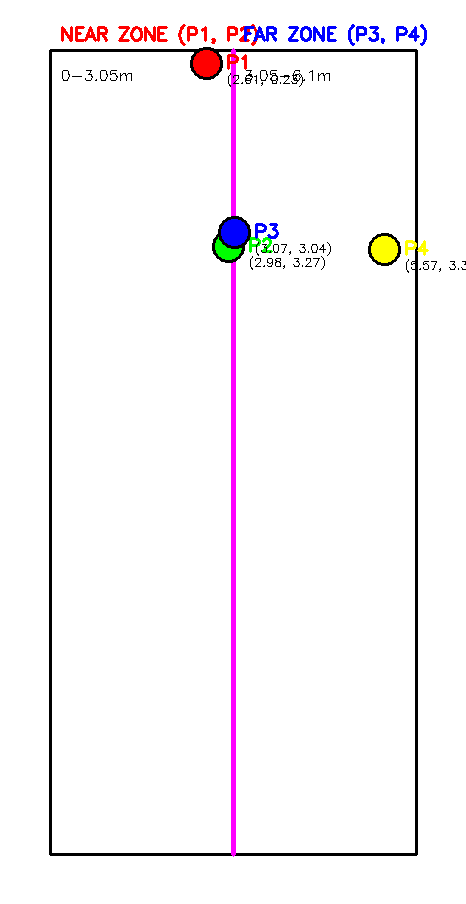
#> input picture video/pickleball_analysis/zone_check_visualization.png, 466 x 904 px
$ python -i court_2d_viewer.py   (imports and definitions only)
#> lines starting #> are read from the running program, lines starting #| are printed output that depends on the picture
"""
2D Court Viewer - Real-time visualization của sân pickleball với heatmap và player tracking

Features:
1. Bird's-eye view của sân pickleball
2. Real-time player tracking với màu sắc khác nhau
3. Ball tracking với trail
4. Heat map overlay
5. Live statistics
6. Court zones visualization
"""

import cv2
import numpy as np
import pandas as pd
import json
import time
from typing import Dict, List, Tuple, Optional, Any
from collections import defaultdict, deque
import matplotlib.pyplot as plt
import matplotlib.colors as mcolors
from scipy.ndimage import gaussian_filter
import threading
import queue

class PickleballCourt2D:
    """2D Court visualization class."""

    def __init__(self, config_path: str = "config/court_points.json"):
        """
        Initialize 2D court viewer.

        Args:
            config_path: Đường dẫn config file
        """
        # Court dimensions (bird's-eye view)
        self.court_width = 1341   # 13.41m * 100 pixels/m
        self.court_height = 610   # 6.1m * 100 pixels/m
        self.padding = 100

        # Canvas dimensions
        self.canvas_width = self.court_width + 2 * self.padding
        self.canvas_height = self.court_height + 2 * self.padding

        # Court coordinates
        self.court_x = self.padding
        self.court_y = self.padding

        # Colors
        self.court_color = (34, 139, 34)  # Forest green
        self.line_color = (255, 255, 255)  # White
        self.net_color = (255, 255, 255)   # White
        self.kitchen_color = (0, 255, 255)  # Yellow

        # Player colors (up to 4 players)
        self.player_colors = [
            (0, 0, 255),    # Red
            (255, 0, 0),    # Blue
            (0, 255, 0),    # Green
            (255, 0, 255),  # Magenta
        ]

        self.ball_color = (255, 255, 255)  # White

        # Tracking data
        self.player_positions = defaultdict(deque)  # player_id -> deque of positions
        self.ball_positions = deque(maxlen=50)      # Ball trail
        self.heatmap_data = defaultdict(list)       # player_id -> [positions]

        # Display settings
        self.trail_length = 30
        self.point_size = 8
        self.trail_thickness = 2

        # Statistics
        self.player_stats = defaultdict(dict)

        # Heatmap
        self.heatmap_resolution = (134, 61)  # 10 pixels per meter
        self.heatmap_alpha = 0.6

        print("🏓 2D Court Viewer initialized")
        print(f"📐 Court size: {self.court_width}x{self.court_height}")

    def create_court_canvas(self) -> np.ndarray:
        """
        Tạo canvas với sân pickleball.

        Returns:
            Canvas image
        """
        # Create green background
        canvas = np.full((self.canvas_height, self.canvas_width, 3),
                        (50, 50, 50), dtype=np.uint8)

        # Draw court background
        cv2.rectangle(canvas,
                     (self.court_x, self.court_y),
                     (self.court_x + self.court_width, self.court_y + self.court_height),
                     self.court_color, -1)

        # Court boundary
        cv2.rectangle(canvas,
                     (self.court_x, self.court_y),
                     (self.court_x + self.court_width, self.court_y + self.court_height),
                     self.line_color, 3)

        # Net (center line)
        net_y = self.court_y + self.court_height // 2
        cv2.line(canvas,
                (self.court_x, net_y),
                (self.court_x + self.court_width, net_y),
                self.net_color, 4)

        # Service lines (2.13m from net)
        service_distance = int(2.13 * 100)  # 2.13m * 100 pixels/m

        # Top service line
        cv2.line(canvas,
                (self.court_x, self.court_y + service_distance),
                (self.court_x + self.court_width, self.court_y + service_distance),
                self.line_color, 2)

        # Bottom service line
        cv2.line(canvas,
                (self.court_x, self.court_y + self.court_height - service_distance),
                (self.court_x + self.court_width, self.court_y + self.court_height - service_distance),
                self.line_color, 2)

        # Center service line
        center_x = self.court_x + self.court_width // 2
        cv2.line(canvas,
                (center_x, self.court_y),
                (center_x, self.court_y + service_distance),
                self.line_color, 2)
        cv2.line(canvas,
                (center_x, self.court_y + self.court_height - service_distance),
                (center_x, self.court_y + self.court_height),
                self.line_color, 2)

        # Non-volley zone (kitchen)
        kitchen_y1 = net_y - service_distance // 2
        kitchen_y2 = net_y + service_distance // 2
        cv2.rectangle(canvas,
                     (self.court_x, kitchen_y1),
                     (self.court_x + self.court_width, kitchen_y2),
                     self.kitchen_color, 2)

        # Add zone labels
        cv2.putText(canvas, "NON-VOLLEY ZONE",
                   (self.court_x + 400, net_y - 10),
                   cv2.FONT_HERSHEY_SIMPLEX, 0.8, self.kitchen_color, 2)

        return canvas

    # [111 lines left out: functions transform_point, add_player_position, add_ball_position, create_heatmap_overlay, not called in this run]

    def draw_players(self, canvas: np.ndarray) -> np.ndarray:
        """
        Vẽ players và trails lên canvas.

        Args:
            canvas: Canvas để vẽ

        Returns:
            Canvas với players
        """
        result = canvas.copy()

        for player_id, positions in self.player_positions.items():
            if not positions:
                continue

            # Get player color
            color = self.player_colors[player_id % len(self.player_colors)]

            # Draw trail
            if len(positions) > 1:
                trail_points = [(pos[0], pos[1]) for pos in positions]
                for i in range(1, len(trail_points)):
                    # Fade trail
                    alpha = i / len(trail_points)
                    thickness = max(1, int(self.trail_thickness * alpha))

                    cv2.line(result, trail_points[i-1], trail_points[i], color, thickness)

            # Draw current position
            if positions:
                current_pos = positions[-1]
                cv2.circle(result, (current_pos[0], current_pos[1]),
                          self.point_size, color, -1)

                # Draw player ID
                cv2.putText(result, f"P{player_id}",
                           (current_pos[0] + 10, current_pos[1] - 10),
                           cv2.FONT_HERSHEY_SIMPLEX, 0.6, color, 2)

        return result

    def draw_ball(self, canvas: np.ndarray) -> np.ndarray:
        """
        Vẽ ball và trail lên canvas.

        Args:
            canvas: Canvas để vẽ

        Returns:
            Canvas với ball
        """
        result = canvas.copy()

        if not self.ball_positions:
            return result

        # Draw ball trail
        if len(self.ball_positions) > 1:
            trail_points = [(pos[0], pos[1]) for pos in self.ball_positions]
            for i in range(1, len(trail_points)):
                alpha = i / len(trail_points)
                thickness = max(1, int(2 * alpha))
                cv2.line(result, trail_points[i-1], trail_points[i], self.ball_color, thickness)

        # Draw current ball position
        current_pos = self.ball_positions[-1]
        cv2.circle(result, (current_pos[0], current_pos[1]), 5, self.ball_color, -1)
        cv2.circle(result, (current_pos[0], current_pos[1]), 8, self.ball_color, 2)

        # Ball label
        cv2.putText(result, "BALL",
                   (current_pos[0] + 12, current_pos[1] - 5),
                   cv2.FONT_HERSHEY_SIMPLEX, 0.5, self.ball_color, 1)

        return result

    def draw_statistics(self, canvas: np.ndarray, frame_info: Dict[str, Any]) -> np.ndarray:
        """
        Vẽ statistics lên canvas.

        Args:
            canvas: Canvas để vẽ
            frame_info: Thông tin frame hiện tại

        Returns:
            Canvas với statistics
        """
        result = canvas.copy()

        # Statistics panel
        panel_x = 10
        panel_y = 10
        line_height = 25

        # Background panel
        cv2.rectangle(result, (panel_x - 5, panel_y - 5),
                     (panel_x + 300, panel_y + 200), (0, 0, 0), -1)
        cv2.rectangle(result, (panel_x - 5, panel_y - 5),
                     (panel_x + 300, panel_y + 200), (255, 255, 255), 2)

        # Title
        cv2.putText(result, "PICKLEBALL COURT ANALYSIS",
                   (panel_x, panel_y + 20),
                   cv2.FONT_HERSHEY_SIMPLEX, 0.6, (255, 255, 255), 2)

        # Frame info
        y_pos = panel_y + 50
        cv2.putText(result, f"Frame: {frame_info.get('frame', 0)}",
                   (panel_x, y_pos), cv2.FONT_HERSHEY_SIMPLEX, 0.5, (255, 255, 255), 1)

        y_pos += line_height
        cv2.putText(result, f"Time: {frame_info.get('time', 0):.1f}s",
                   (panel_x, y_pos), cv2.FONT_HERSHEY_SIMPLEX, 0.5, (255, 255, 255), 1)

        # Player count
        y_pos += line_height
        player_count = len([pid for pid in self.player_positions.keys() if self.player_positions[pid]])
        cv2.putText(result, f"Players: {player_count}/4",
                   (panel_x, y_pos), cv2.FONT_HERSHEY_SIMPLEX, 0.5, (255, 255, 255), 1)

        # Ball status
        y_pos += line_height
        ball_status = "YES" if self.ball_positions else "NO"
        cv2.putText(result, f"Ball: {ball_status}",
                   (panel_x, y_pos), cv2.FONT_HERSHEY_SIMPLEX, 0.5, (255, 255, 255), 1)

        # Player legends
        y_pos += line_height + 10
        cv2.putText(result, "PLAYERS:",
                   (panel_x, y_pos), cv2.FONT_HERSHEY_SIMPLEX, 0.5, (255, 255, 255), 1)

        for i, (player_id, positions) in enumerate(self.player_positions.items()):
            if not positions:
                continue

            y_pos += line_height
            color = self.player_colors[player_id % len(self.player_colors)]

            # Color dot
            cv2.circle(result, (panel_x + 10, y_pos - 5), 6, color, -1)

            # Player info
            pos_count = len(self.heatmap_data.get(player_id, []))
            cv2.putText(result, f"Player {player_id}: {pos_count} pts",
                       (panel_x + 25, y_pos), cv2.FONT_HERSHEY_SIMPLEX, 0.4, (255, 255, 255), 1)

        return result

    def render_frame(self, frame_info: Dict[str, Any], show_heatmap: bool = True,
                    heatmap_player: Optional[int] = None) -> np.ndarray:
        """
        Render một frame của court view.

        Args:
            frame_info: Thông tin frame
            show_heatmap: Có hiển thị heatmap không
            heatmap_player: Player ID để hiển thị heatmap (None = all)

        Returns:
            Rendered frame
        """
        # Create court canvas
        canvas = self.create_court_canvas()

        # Add heatmap overlay
        if show_heatmap:
            if heatmap_player is not None:
                # Single player heatmap
                overlay = self.create_heatmap_overlay(heatmap_player)
                canvas = cv2.addWeighted(canvas, 1 - self.heatmap_alpha, overlay, self.heatmap_alpha, 0)
            else:
                # All players heatmap
                for player_id in self.player_positions.keys():
                    overlay = self.create_heatmap_overlay(player_id)
                    canvas = cv2.addWeighted(canvas, 1 - self.heatmap_alpha/4, overlay, self.heatmap_alpha/4, 0)

        # Draw players
        canvas = self.draw_players(canvas)

        # Draw ball
        canvas = self.draw_ball(canvas)

        # Draw statistics
        canvas = self.draw_statistics(canvas, frame_info)

        return canvas

class LiveCourtViewer:
    """Live court viewer với video input."""

    # [195 lines left out: functions __init__, load_homography, run_live_demo, main, not called in this run]

# [2 lines not run here, left out]

>>> import cv2
>>> picture = cv2.imread('zone_check_visualization.png')
#> picture is the input picture: shape (904, 466, 3); mean B, G, R 247.6, 244.9, 248.1
>>> result = PickleballCourt2D().render_frame(picture)
#> in create_court_canvas, `cv2.rectangle(canvas, (self.court_x, self.court_y), (self.court_x + se..`:
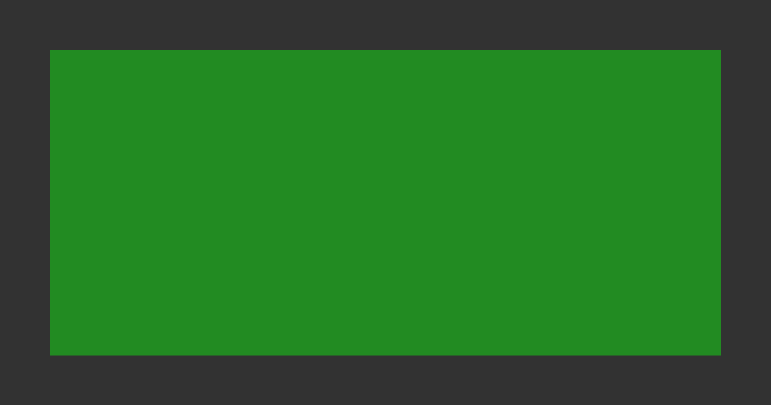
#> canvas: shape (810, 1541, 3) (shown at 1/2 size); mean of channels 0, 1, 2 39.5, 108.5, 39.5; drawn as B, G, R
#> in create_court_canvas, `cv2.putText(canvas, "NON-VOLLEY ZONE", (self.court_x + 400, net_y - 10..`:
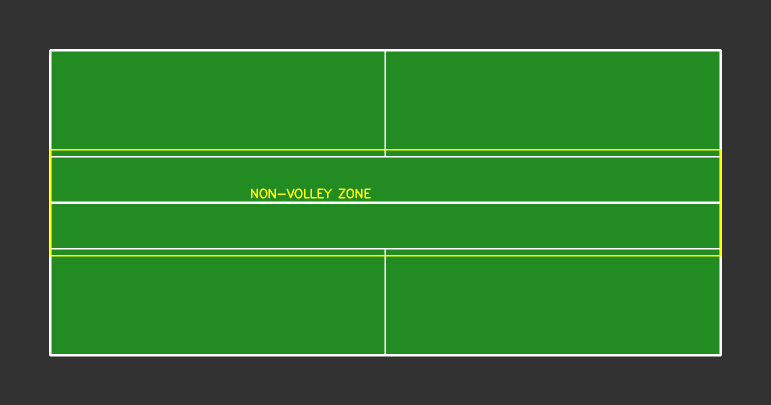
#> canvas: shape (810, 1541, 3) (shown at 1/2 size); mean of channels 0, 1, 2 45.1, 113.2, 47.4; drawn as B, G, R
#> in draw_statistics, `cv2.putText(result, "PICKLEBALL COURT ANALYSIS", (panel_x, panel_y + 2..`:
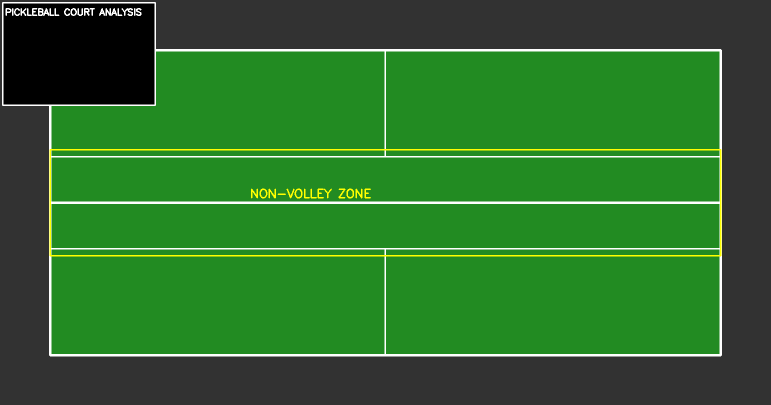
#> result: shape (810, 1541, 3) (shown at 1/2 size); mean of channels 0, 1, 2 43.6, 109.8, 45.9; drawn as B, G, R
#> (the run stopped early here; a loop or call above may not have finished)
